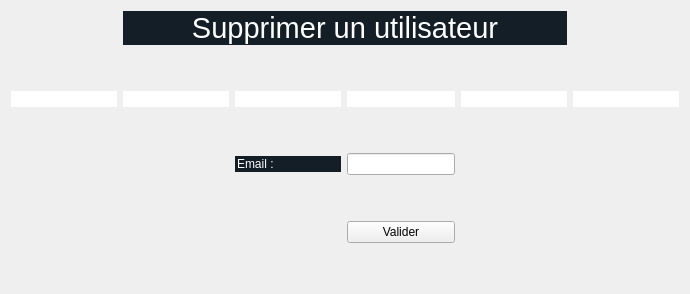
        <widget class="QWidget" name="delUser">
         <layout class="QGridLayout" name="gridLayout_38">
          <item row="2" column="1">
           <widget class="QLineEdit" name="lineEdit_172">
            <property name="enabled">
             <bool>false</bool>
            </property>
            <property name="styleSheet">
             <string notr="true">background-color:white;
border:none;</string>
            </property>
           </widget>
          </item>
          <item row="7" column="1">
           <spacer name="verticalSpacer_119">
            <property name="orientation">
             <enum>Qt::Vertical</enum>
            </property>
            <property name="sizeHint" stdset="0">
             <size>
              <width>20</width>
              <height>40</height>
             </size>
            </property>
           </spacer>
          </item>
          <item row="2" column="2">
           <widget class="QLineEdit" name="lineEdit_173">
            <property name="enabled">
             <bool>false</bool>
            </property>
            <property name="styleSheet">
             <string notr="true">background-color:white;
border:none;</string>
            </property>
           </widget>
          </item>
          <item row="2" column="3">
           <widget class="QLineEdit" name="lineEdit_174">
            <property name="enabled">
             <bool>false</bool>
            </property>
            <property name="styleSheet">
             <string notr="true">background-color:white;
border:none;</string>
            </property>
           </widget>
          </item>
          <item row="2" column="4">
           <widget class="QLineEdit" name="lineEdit_175">
            <property name="enabled">
             <bool>false</bool>
            </property>
            <property name="styleSheet">
             <string notr="true">background-color:white;
border:none;</string>
            </property>
           </widget>
          </item>
          <item row="3" column="3">
           <spacer name="verticalSpacer_121">
            <property name="orientation">
             <enum>Qt::Vertical</enum>
            </property>
            <property name="sizeType">
             <enum>QSizePolicy::Fixed</enum>
            </property>
            <property name="sizeHint" stdset="0">
             <size>
              <width>20</width>
              <height>40</height>
             </size>
            </property>
           </spacer>
          </item>
          <item row="1" column="3">
           <spacer name="verticalSpacer_120">
            <property name="orientation">
             <enum>Qt::Vertical</enum>
            </property>
            <property name="sizeType">
             <enum>QSizePolicy::Fixed</enum>
            </property>
            <property name="sizeHint" stdset="0">
             <size>
              <width>20</width>
              <height>40</height>
             </size>
            </property>
           </spacer>
          </item>
          <item row="4" column="2">
           <widget class="QLineEdit" name="lineEdit_177">
            <property name="enabled">
             <bool>false</bool>
            </property>
            <property name="styleSheet">
             <string notr="true">background-color:rgb(20,30,38);
color:white;
font: 8pt &quot;Century Gothic&quot;;
border:none;</string>
            </property>
            <property name="text">
             <string>Email :</string>
            </property>
           </widget>
          </item>
          <item row="6" column="3">
           <widget class="QPushButton" name="validerSuppUser">
            <property name="styleSheet">
             <string notr="true">font: 8pt &quot;Century Gothic&quot;;</string>
            </property>
            <property name="text">
             <string>Valider</string>
            </property>
           </widget>
          </item>
          <item row="4" column="3">
           <widget class="QLineEdit" name="email_6"/>
          </item>
          <item row="2" column="5">
           <widget class="QLineEdit" name="lineEdit_179">
            <property name="enabled">
             <bool>false</bool>
            </property>
            <property name="styleSheet">
             <string notr="true">background-color:white;
border:none;</string>
            </property>
           </widget>
          </item>
          <item row="5" column="3">
           <spacer name="verticalSpacer_123">
            <property name="orientation">
             <enum>Qt::Vertical</enum>
            </property>
            <property name="sizeType">
             <enum>QSizePolicy::Fixed</enum>
            </property>
            <property name="sizeHint" stdset="0">
             <size>
              <width>20</width>
              <height>40</height>
             </size>
            </property>
           </spacer>
          </item>
          <item row="2" column="0">
           <widget class="QLineEdit" name="lineEdit_180">
            <property name="enabled">
             <bool>false</bool>
            </property>
            <property name="styleSheet">
             <string notr="true">background-color:white;
border:none;</string>
            </property>
           </widget>
          </item>
          <item row="0" column="1" colspan="4">
           <widget class="QLabel" name="label_19">
            <property name="enabled">
             <bool>false</bool>
            </property>
            <property name="styleSheet">
             <string notr="true">background-color:rgb(20,30,38);
color:white;
font: 8pt &quot;Century Gothic&quot;;</string>
            </property>
            <property name="text">
             <string>&lt;html&gt;&lt;head/&gt;&lt;body&gt;&lt;p align=&quot;center&quot;&gt;&lt;span style=&quot; font-size:22pt;&quot;&gt;Supprimer un utilisateur&lt;/span&gt;&lt;/p&gt;&lt;/body&gt;&lt;/html&gt;</string>
            </property>
           </widget>
          </item>
         </layout>
        </widget>
